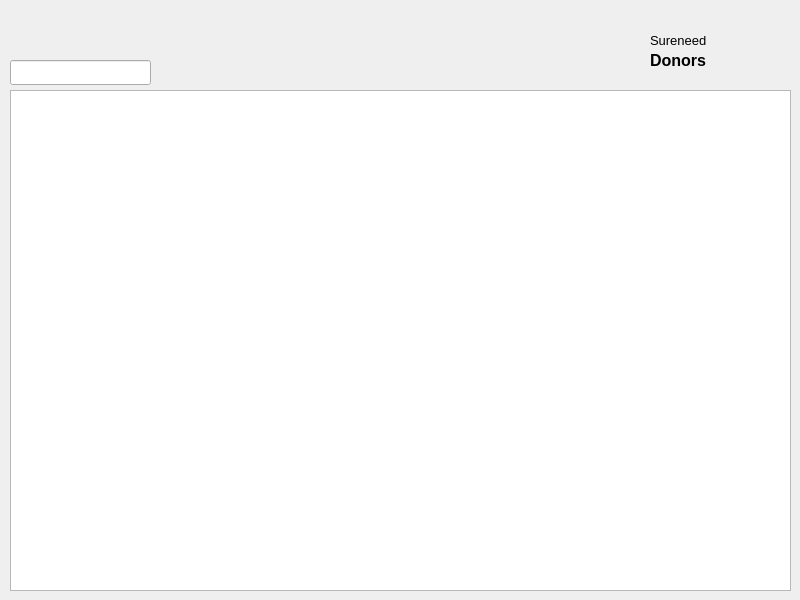
<?xml version="1.0" encoding="UTF-8"?>
<ui version="4.0">
 <class>DonorList</class>
 <widget class="QDialog" name="DonorList">
  <property name="geometry">
   <rect>
    <x>0</x>
    <y>0</y>
    <width>800</width>
    <height>600</height>
   </rect>
  </property>
  <property name="windowTitle">
   <string>Donor List</string>
  </property>
  <property name="styleSheet">
   <string notr="true"/>
  </property>
  <widget class="QPushButton" name="btnUpdate">
   <property name="geometry">
    <rect>
     <x>190</x>
     <y>60</y>
     <width>41</width>
     <height>29</height>
    </rect>
   </property>
   <property name="styleSheet">
    <string notr="true">QPushButton {
qproperty-icon: url(&quot;C:/Users/clint/Downloads/up-removebg-preview.png&quot;);
qproperty-iconSize: 25px 30px;
text-align: center;
border: 40px;
color: #ffffff;

}
QPushButton:enabled{
background-color: dark gray;
color: white;
}
QPushButton:pressed{
background-color: #B22222;
color: #fffffe;
}
QPushButton: hover: !pressed {
background-color: #E1F4FF;
color: #0c2f70;
}
QPushButton:disabled{
background-color: #aaaaaa;
color: #ffffff;
}
</string>
   </property>
   <property name="text">
    <string/>
   </property>
  </widget>
  <widget class="QPushButton" name="btnDelete">
   <property name="geometry">
    <rect>
     <x>150</x>
     <y>60</y>
     <width>41</width>
     <height>29</height>
    </rect>
   </property>
   <property name="styleSheet">
    <string notr="true">QPushButton {
qproperty-icon: url(&quot;C:/Users/clint/Downloads/del-removebg-preview.png&quot;);
qproperty-iconSize: 25px 30px;
text-align: center;
border: 40px;
color: #ffffff;

}
QPushButton:enabled{
background-color: dark gray;
color: white;
}
QPushButton:pressed{
background-color: #B22222;
color: #fffffe;
}
QPushButton: hover: !pressed {
background-color: #E1F4FF;
color: #0c2f70;
}
QPushButton:disabled{
background-color: #aaaaaa;
color: #ffffff;
}
</string>
   </property>
   <property name="text">
    <string/>
   </property>
  </widget>
  <widget class="QPushButton" name="btnShow">
   <property name="geometry">
    <rect>
     <x>230</x>
     <y>60</y>
     <width>41</width>
     <height>29</height>
    </rect>
   </property>
   <property name="styleSheet">
    <string notr="true">QPushButton {
qproperty-icon: url(&quot;C:/Users/clint/Pictures/2623471-show.png&quot;);
qproperty-iconSize: 25px 30px;
text-align: center;
border: 40px;
color: #ffffff;

}
QPushButton:enabled{
background-color: dark gray;
color: white;
}
QPushButton:pressed{
background-color: #B22222;
color: #fffffe;
}
QPushButton: hover: !pressed {
background-color: #E1F4FF;
color: #0c2f70;
}
QPushButton:disabled{
background-color: #aaaaaa;
color: #ffffff;
}
</string>
   </property>
   <property name="text">
    <string/>
   </property>
  </widget>
  <widget class="QTableView" name="tableView">
   <property name="geometry">
    <rect>
     <x>10</x>
     <y>90</y>
     <width>781</width>
     <height>501</height>
    </rect>
   </property>
  </widget>
  <widget class="QPushButton" name="btnSearch">
   <property name="geometry">
    <rect>
     <x>270</x>
     <y>60</y>
     <width>41</width>
     <height>31</height>
    </rect>
   </property>
   <property name="styleSheet">
    <string notr="true">QPushButton {
qproperty-icon: url(&quot;C:/Users/clint/Pictures/CCC102 SYSTEM/personal-information-18.png&quot;);
qproperty-iconSize: 25px 45px;
text-align: center;
border: 40px;
color: #ffffff;

}
QPushButton:enabled{
background-color: dark gray;
color: white;
}
QPushButton:pressed{
background-color: #B22222;
color: #fffffe;
}
QPushButton: hover: !pressed {
background-color: #E1F4FF;
color: #0c2f70;
}
QPushButton:disabled{
background-color: #aaaaaa;
color: #ffffff;
}

</string>
   </property>
   <property name="text">
    <string/>
   </property>
  </widget>
  <widget class="QLineEdit" name="txtDateofBirth">
   <property name="geometry">
    <rect>
     <x>10</x>
     <y>60</y>
     <width>141</width>
     <height>25</height>
    </rect>
   </property>
  </widget>
  <widget class="QLabel" name="label_2">
   <property name="geometry">
    <rect>
     <x>30</x>
     <y>30</y>
     <width>101</width>
     <height>20</height>
    </rect>
   </property>
   <property name="text">
    <string/>
   </property>
  </widget>
  <widget class="QWidget" name="widget" native="true">
   <property name="geometry">
    <rect>
     <x>710</x>
     <y>0</y>
     <width>91</width>
     <height>91</height>
    </rect>
   </property>
   <property name="styleSheet">
    <string notr="true">QWidget{
image: url(&quot;C:/Users/clint/Pictures/sblood.png&quot;);
}</string>
   </property>
  </widget>
  <widget class="QLabel" name="label">
   <property name="geometry">
    <rect>
     <x>650</x>
     <y>50</y>
     <width>71</width>
     <height>20</height>
    </rect>
   </property>
   <property name="font">
    <font>
     <pointsize>12</pointsize>
     <bold>true</bold>
    </font>
   </property>
   <property name="text">
    <string>Donors</string>
   </property>
  </widget>
  <widget class="QLabel" name="label_3">
   <property name="geometry">
    <rect>
     <x>650</x>
     <y>30</y>
     <width>71</width>
     <height>20</height>
    </rect>
   </property>
   <property name="font">
    <font>
     <pointsize>10</pointsize>
    </font>
   </property>
   <property name="text">
    <string>Sureneed</string>
   </property>
  </widget>
  <zorder>btnUpdate</zorder>
  <zorder>btnDelete</zorder>
  <zorder>btnShow</zorder>
  <zorder>tableView</zorder>
  <zorder>btnSearch</zorder>
  <zorder>txtDateofBirth</zorder>
  <zorder>label_2</zorder>
  <zorder>label</zorder>
  <zorder>widget</zorder>
  <zorder>label_3</zorder>
 </widget>
 <resources/>
 <connections/>
</ui>
